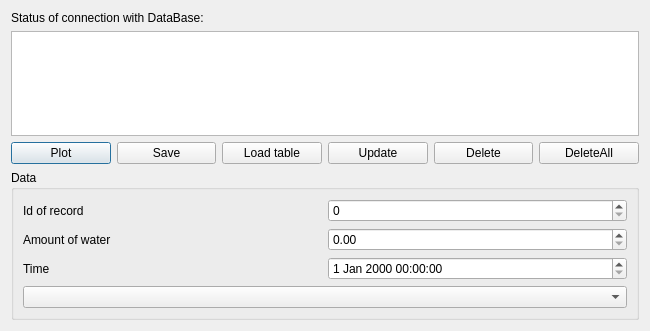
<?xml version="1.0" encoding="UTF-8"?>
<ui version="4.0">
 <class>SecondDialog</class>
 <widget class="QDialog" name="SecondDialog">
  <property name="geometry">
   <rect>
    <x>0</x>
    <y>0</y>
    <width>650</width>
    <height>331</height>
   </rect>
  </property>
  <property name="windowTitle">
   <string>Dialog</string>
  </property>
  <layout class="QVBoxLayout" name="verticalLayout_3">
   <item>
    <layout class="QVBoxLayout" name="verticalLayout_2">
     <item>
      <widget class="QLabel" name="StatusConnectionLabel">
       <property name="text">
        <string>Status of connection with DataBase:</string>
       </property>
      </widget>
     </item>
    </layout>
   </item>
   <item>
    <widget class="QTableView" name="tableView"/>
   </item>
   <item>
    <layout class="QHBoxLayout" name="horizontalLayout_4">
     <item>
      <widget class="QPushButton" name="pushButtonPlot">
       <property name="text">
        <string>Plot</string>
       </property>
      </widget>
     </item>
     <item>
      <widget class="QPushButton" name="OkButton">
       <property name="text">
        <string>Save</string>
       </property>
      </widget>
     </item>
     <item>
      <widget class="QPushButton" name="pushButtonLoadTable">
       <property name="text">
        <string>Load table</string>
       </property>
      </widget>
     </item>
     <item>
      <widget class="QPushButton" name="UpdateButton">
       <property name="text">
        <string>Update</string>
       </property>
      </widget>
     </item>
     <item>
      <widget class="QPushButton" name="pushButtonDelete">
       <property name="text">
        <string>Delete</string>
       </property>
      </widget>
     </item>
     <item>
      <widget class="QPushButton" name="pushButtonDeleteAll">
       <property name="text">
        <string>DeleteAll</string>
       </property>
      </widget>
     </item>
    </layout>
   </item>
   <item>
    <widget class="QGroupBox" name="groupBox">
     <property name="title">
      <string>Data</string>
     </property>
     <layout class="QVBoxLayout" name="verticalLayout">
      <item>
       <layout class="QHBoxLayout" name="horizontalLayout_3">
        <item>
         <widget class="QLabel" name="labelID">
          <property name="text">
           <string>Id of record</string>
          </property>
         </widget>
        </item>
        <item>
         <widget class="QSpinBox" name="spinBoxID"/>
        </item>
       </layout>
      </item>
      <item>
       <layout class="QHBoxLayout" name="horizontalLayout_2">
        <item>
         <widget class="QLabel" name="labelWater">
          <property name="text">
           <string>Amount of water</string>
          </property>
         </widget>
        </item>
        <item>
         <widget class="QDoubleSpinBox" name="spinBoxWater"/>
        </item>
       </layout>
      </item>
      <item>
       <layout class="QHBoxLayout" name="horizontalLayout">
        <item>
         <widget class="QLabel" name="labelTime">
          <property name="text">
           <string>Time</string>
          </property>
         </widget>
        </item>
        <item>
         <widget class="QDateTimeEdit" name="dateTimeEdit"/>
        </item>
       </layout>
      </item>
      <item>
       <widget class="QComboBox" name="comboBoxWaterCount"/>
      </item>
     </layout>
    </widget>
   </item>
  </layout>
 </widget>
 <resources/>
 <connections/>
</ui>
